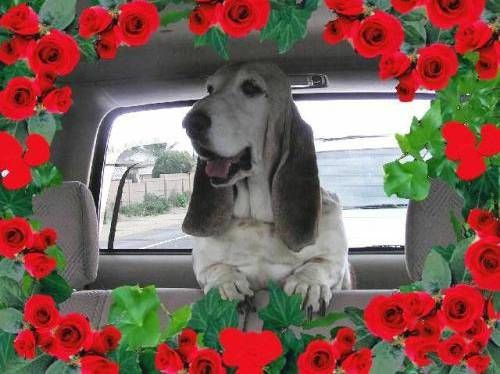
#> input picture ComputerVision-Opencv/images/dog5.jpg, 500 x 374 px
$ jupyter execute ReadWriteImage.ipynb
#> lines starting #> are read from the running program, lines starting #| are printed output that depends on the picture
## Reading/Writing an image file
OpenCV provides the imread() and imwrite() functions that support various file
formats for still images. The supported formats vary by system but should always
include the BMP format. Typically, PNG, JPEG, and TIFF should be among the
supported formats too. Images can be loaded from one file format and saved to
another. For example, let's convert an image from PNG to JPEG:

[cell 1]
import cv2
import matplotlib.pyplot as plt
import numpy as np

[cell 2]
numpy_version = np.__version__
opencv_version = cv2.__version__
print("NUmpy version:{numpy}".format(numpy = numpy_version))
print("OpenCv version:{opencv}".format(opencv = opencv_version))

[cell 3]
image = cv2.imread('images/dog5.jpg')
#> image is the input picture: shape (374, 500, 3); mean B, G, R 87.2, 95.3, 129.2
cv2.imwrite('writeImage/dog-copy.png',image)
#> Out = True

By default, imread() returns an image in BGR color format, even if the file uses a
grayscale format. BGR (blue-green-red) represents the same color space as RGB
(red-green-blue) but the byte order is reversed.

## Load Image in different Color:
Optionally, we may specify the mode of imread() to be CV_LOAD_IMAGE_COLOR
(BGR), CV_LOAD_IMAGE_GRAYSCALE (grayscale), or CV_LOAD_IMAGE_UNCHANGED
(either BGR or grayscale, depending on the file's color space). For example, let's load
a PNG as a grayscale image (losing any color information in the process) and, then,
save it as a grayscale PNG image:

[cell 4]
## Lets Create Simple function to Show Images
def displayImage(imageList):
    plt.figure(figsize=(30,20))
    i = 0
    for item in imageList:
        plt.subplot(1, 5, i+1)
        plt.imshow(item['image'])
        i += 1
        plt.axis('off')
        plt.title(item['name'])
    plt.show()

[cell 5]
image = cv2.imread('images/dog5.jpg')
gray = cv2.cvtColor(image, cv2.COLOR_BGR2GRAY)
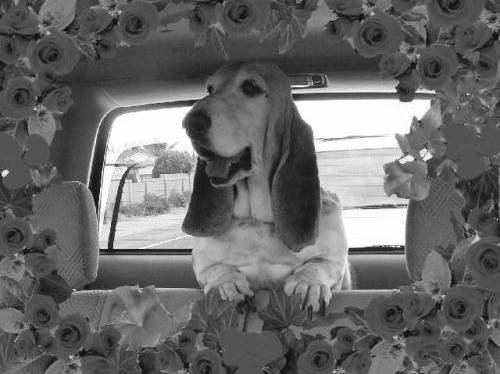
#> gray: shape (374, 500); min 4, max 255, mean 104.5
imageList = [
    {'name':'Original','image':image},
    {'name':'Gray Scale','image':gray},

]
displayImage(imageList)
#> the loop in displayImage, `for item in imageList:` made 2 passes
#> i on passes 1 to 2: 1, 2
#> after the loop in displayImage, `for item in imageList:`: i = 2
#> in displayImage, `plt.show()`:
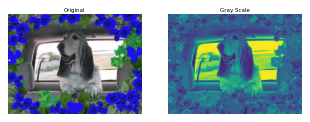
#> figure drawn by matplotlib, 2 panels; B, G, R data is drawn as R, G, B

# Converting between an image and raw bytes
Conceptually, a byte is an integer ranging from 0 to 255. Throughout real-time
graphics applications today, a pixel is typically represented by one byte per
channel, though other representations are also possible

An OpenCV image is a 2D or 3D array of type numpy.array. An 8-bit grayscale
image is a 2D array containing byte values. A 24-bit BGR image is a 3D array, also
containing byte values. We may access these values by using an expression like
image[0, 0] or image[0, 0, 0]. The first index is the pixel's y coordinate, or row,
0 being the top. The second index is the pixel's x coordinate, or column, 0 being the
leftmost. The third index (if applicable) represents a color channel
Example:
As a more complete example, let's convert bytearray containing random bytes to a
grayscale image and a BGR image:

[cell 6]
import numpy
import os

[cell 7]
# Make an array of 120,000 random bytes.
randomByteArray = bytearray(os.urandom(120000))
flatNumpyArray = numpy.array(randomByteArray)
# Convert the array to make a 400x300 grayscale image.
grayImage = flatNumpyArray.reshape(300,400)

imageList = [
    {'name':'Randome Image','image':grayImage},

]
displayImage(imageList)
#> after the loop in displayImage (call 2), `for item in imageList:`: i = 1
#> in displayImage (call 2), `plt.show()`:
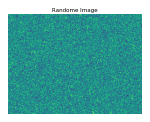
#> figure drawn by matplotlib, 1 panel

$ run again, with ComputerVision-Opencv/images/dog1.jpg copied over ComputerVision-Opencv/images/dog5.jpg
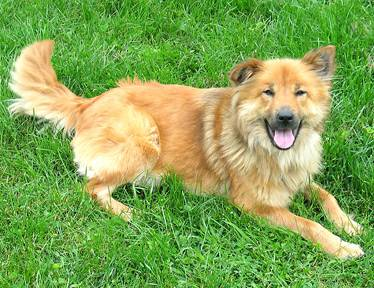
#> input picture ComputerVision-Opencv/images/dog1.jpg, 374 x 288 px
#> image is the input picture: shape (288, 374, 3); mean B, G, R 85.3, 165.6, 131.4
#> Out = True
#> `gray = cv2.cvtColor(image, cv2.COLOR_BGR2GRAY)`:
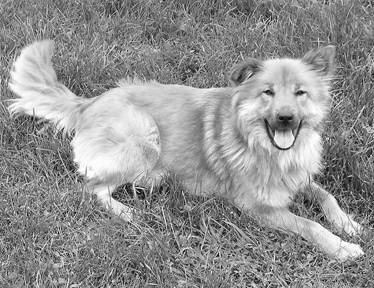
#> gray: shape (288, 374); min 6, max 255, mean 146.2
#> the loop in displayImage, `for item in imageList:` made 2 passes
#> i on passes 1 to 2: 1, 2
#> after the loop in displayImage, `for item in imageList:`: i = 2
#> after the loop in displayImage (call 2), `for item in imageList:`: i = 1
#> in displayImage (call 2), `plt.show()`:
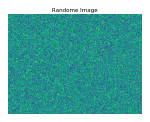
#> figure drawn by matplotlib, 1 panel

$ run again, with ComputerVision-Opencv/images/dog2.jpg copied over ComputerVision-Opencv/images/dog5.jpg
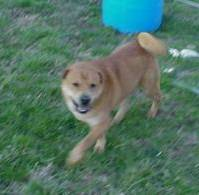
#> input picture ComputerVision-Opencv/images/dog2.jpg, 199 x 195 px
#> image is the input picture: shape (195, 199, 3); mean B, G, R 100, 116, 81.7
#> Out = True
#> `gray = cv2.cvtColor(image, cv2.COLOR_BGR2GRAY)`:
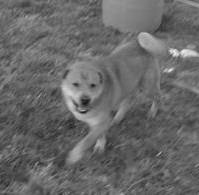
#> gray: shape (195, 199); min 21, max 242, mean 103.9
#> the loop in displayImage, `for item in imageList:` made 2 passes
#> i on passes 1 to 2: 1, 2
#> after the loop in displayImage, `for item in imageList:`: i = 2
#> after the loop in displayImage (call 2), `for item in imageList:`: i = 1
#> in displayImage (call 2), `plt.show()`:
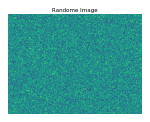
#> figure drawn by matplotlib, 1 panel

$ run again, with ComputerVision-Opencv/images/dog3.jpg copied over ComputerVision-Opencv/images/dog5.jpg
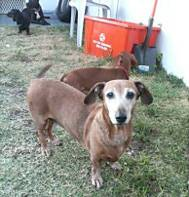
#> input picture ComputerVision-Opencv/images/dog3.jpg, 189 x 197 px
#> image is the input picture: shape (197, 189, 3); mean B, G, R 137.6, 145.9, 149
#> Out = True
#> `gray = cv2.cvtColor(image, cv2.COLOR_BGR2GRAY)`:
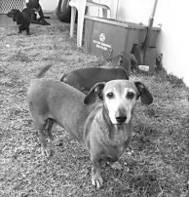
#> gray: shape (197, 189); min 7, max 255, mean 145.9
#> the loop in displayImage, `for item in imageList:` made 2 passes
#> i on passes 1 to 2: 1, 2
#> after the loop in displayImage, `for item in imageList:`: i = 2
#> after the loop in displayImage (call 2), `for item in imageList:`: i = 1
#> in displayImage (call 2), `plt.show()`:
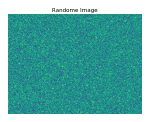
#> figure drawn by matplotlib, 1 panel
